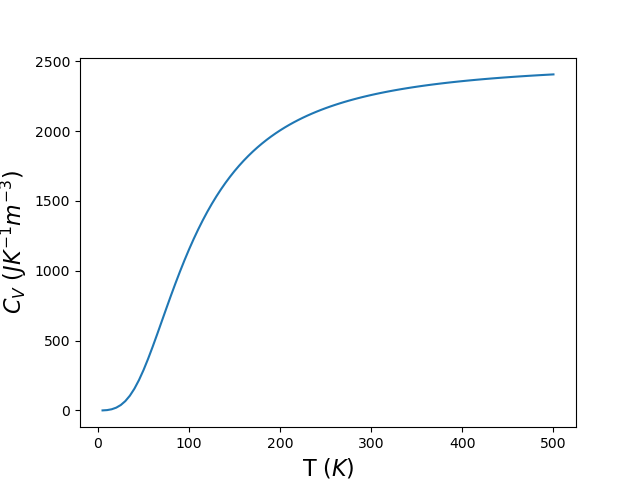

This figure's Python source:
# Importing the necessary libraries 
import numpy as np
import math
from scipy import integrate
import matplotlib.pyplot as plt
import warnings

# Ignoring warnings printed to screen
warnings.filterwarnings("ignore")

# Setting constants
rho = 6.022e28
V = 0.001
theta = 428
k = 1.380649e-23

# Function setting up integral
def integral(x):

    return (x**4*np.exp(x))/((np.exp(x)-1)**2)

# Function to calculate integral using Gaussian quadrature
def heat_capacity(T, N):

    const = (9*V*rho*k)*((T/theta)**3)

    (gauss_integral, none) = integrate.fixed_quad(integral, 0, theta/T, n=N)

    return const*gauss_integral

# Calculating heat capacity as a function of T
temp = (np.linspace(5,500,100)).astype(int)
N = 50
heat_cap = np.zeros(len(temp))

for i in range(len(temp)):

    heat_cap[i] = heat_capacity(temp[i],N)

# Plotting heat capacity as a function of T
plt.plot(temp, heat_cap)
plt.xlabel('T ($K$)', fontsize=16)
plt.ylabel('$C_V$ ($JK^{-1}m^{-3}$)', fontsize=16)
plt.savefig("Problem_1a.png")